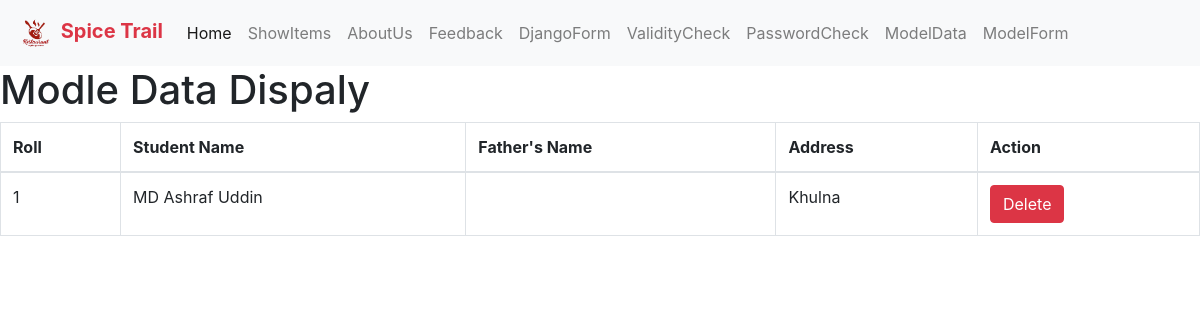
/feedback-form/model-data, run on an earlier commit of the app's database.
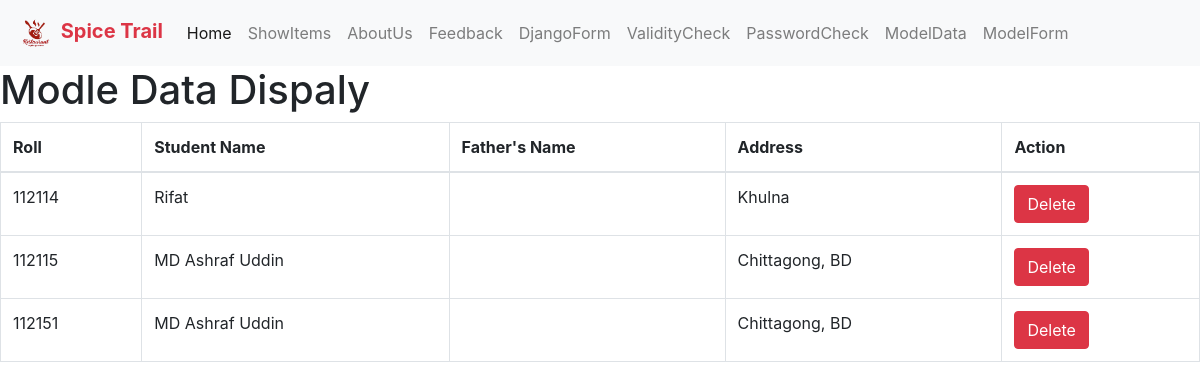
And on a later commit of the database.
### forms/models.py (models this page shows, shortened)
class Student(models.Model):
    name=models.CharField(max_length=20)
    roll=models.IntegerField(primary_key=True)
    address=models.TextField()

### forms/views.py (the view)
# urls.py: path('model-data', views.DisplayData, name='model-data'),
def DisplayData(request):
    student = models.Student.objects.all()
    return render(request, 'modleDataShow.html', {'data': student})

### forms/templates/modleDataShow.html
{% extends "base.html" %}
{% block content %}
<h1>Modle Data Dispaly</h1>
{% if data %}
<table class="table table-bordered">
  <thead>
    <tr>
      <th scope="col">Roll</th>
      <th scope="col">Student Name</th>
      <th scope="col">Father's Name</th>
      <th scope="col">Address</th>
      <th scope="col">Action</th>
    </tr>
  </thead>
  <tbody>
    {% for st in data %}
    <tr>
      <td>{{st.roll}}</td>
      <td>{{st.name}}</td>
      <td>{{st.father_name}}</td>
      <td>{{st.address}}</td>
      <td><a class='btn btn-danger text-white' href="{% url "delete-student" st.roll %}">Delete</a></td>
    </tr>
    {%endfor%}
  </tbody>
</table>
{% else %}
<h3>No data available to show</h3>
{% endif%}
{% endblock content %}

### templates/base.html (shortened to what this page needs)
<!DOCTYPE html>
{% load static %}
<html lang="en">
<head>
    <link rel="stylesheet" href="https://cdn.jsdelivr.net/npm/bootstrap@4.0.0/dist/css/bootstrap.min.css">
</head>
<body>
    <nav class="navbar navbar-expand-lg navbar-light bg-light">
        <a class="navbar-brand text-danger font-weight-bold" href="{% url "home" %}">
            <img  src="{% static "../static/image/logo.png" %}"  width="40" height="40" alt="logo">
            Spice Trail
        </a>
        <div class="collapse navbar-collapse" id="navbarSupportedContent">
            <ul class="navbar-nav mr-auto">
                <li class="nav-item active">
                    <a class="nav-link" href="{% url "home" %}">Home</a>
                </li>
                <li class="nav-item ">
                    <a class="nav-link" href="{% url "meals" %}">ShowItems</a>
                </li>
                <li class="nav-item">
                    <a class="nav-link" href="{% url "about" %}">AboutUs</a>
                </li>
                <li class="nav-item">
                    <a class="nav-link" href="{% url "feedback-form" %}">Feedback</a>
                </li>
                <li class="nav-item">
                    <a class="nav-link" href="{% url "django-form" %}">DjangoForm</a>
                </li>
                <li class="nav-item">
                    <a class="nav-link" href="{% url "validity-check" %}">ValidityCheck</a>
                </li>
                <li class="nav-item">
                    <a class="nav-link" href="{% url "password-validity-check" %}">PasswordCheck</a>
                </li>
                <li class="nav-item">
                    <a class="nav-link" href="{% url "model-data" %}">ModelData</a>
                </li>
                <li class="nav-item">
                    <a class="nav-link" href="{% url "add_student" %}">ModelForm</a>
                </li>
            </ul>
        </div>
    </nav>
    <div class='content'>
        {% block content %}{% endblock%}
    </div>
</body>
</html>

What changed in the data, as far as the page shows it:
removed Student: roll "1", name "MD Ashraf Uddin", address "Khulna"
added Student: roll "112114", name "Rifat", address "Khulna"
added Student: roll "112115", name "MD Ashraf Uddin", address "Chittagong, BD"
added Student: roll "112151", name "MD Ashraf Uddin", address "Chittagong, BD"
